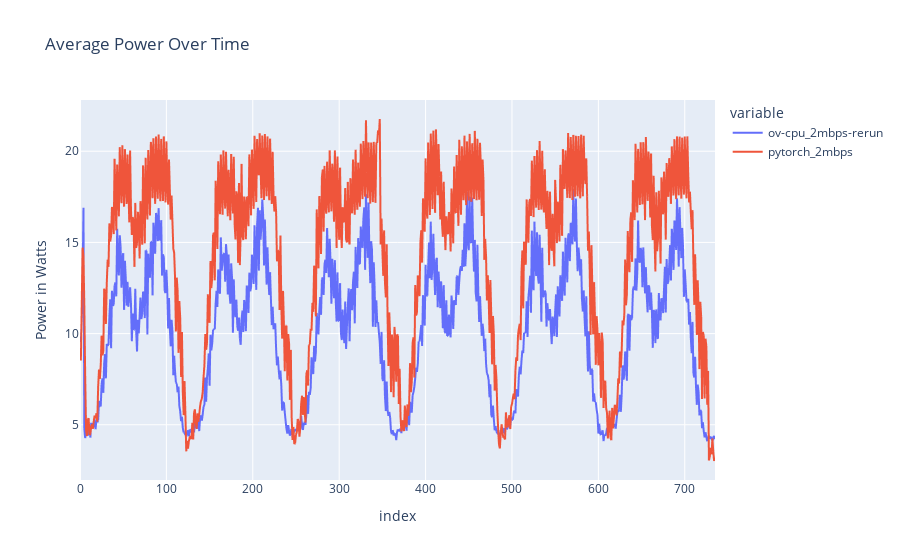
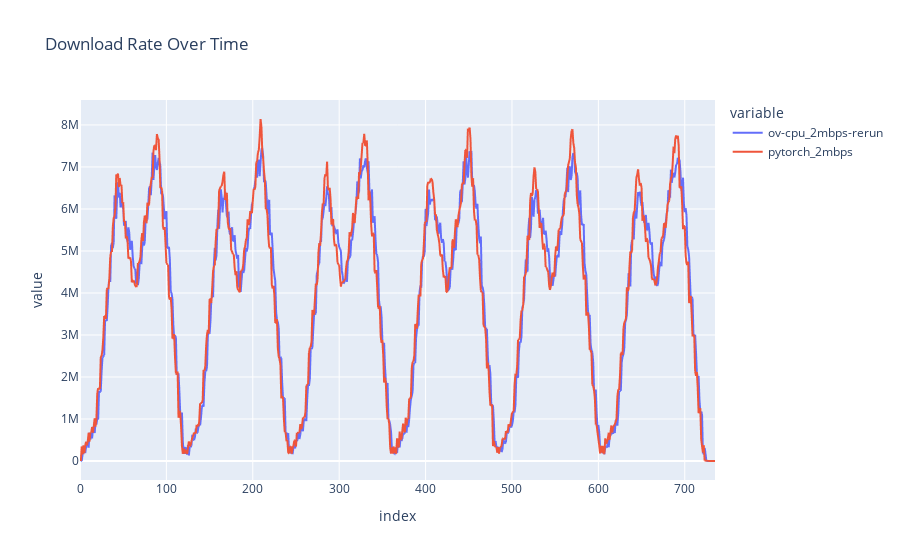
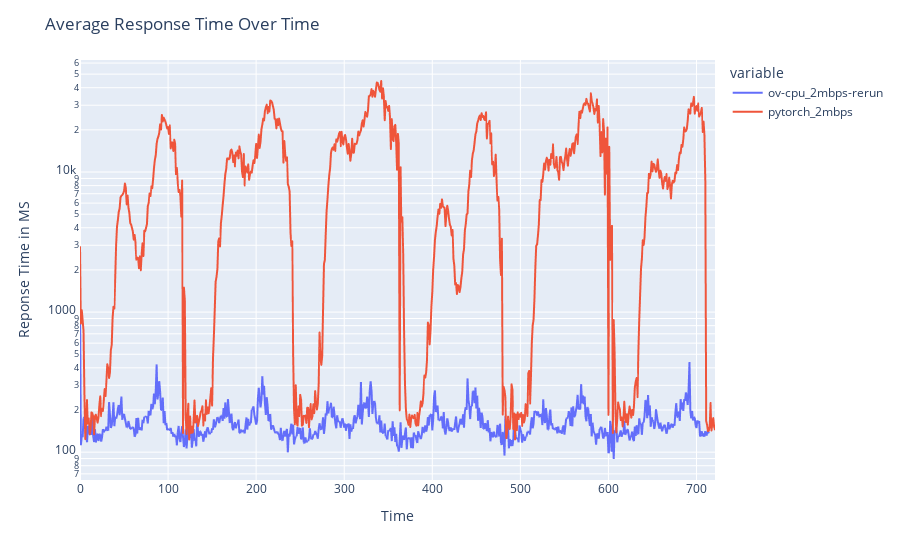

Write notebook code for charts like these, in order.
### Code cell
power_df = pd.DataFrame.from_dict(total_power)
fig_power = px.line(power_df, title='Average Power Over Time', labels={'value': 'Power in Watts'})
fig_power.show()

fig_download_rate = px.line(yolo_input_df,
                            title='Download Rate Over Time', labels={'yolo_input_rate': 'Download Rate'})
fig_download_rate.show()

queue_df = pd.DataFrame.from_dict(response_time)
fig = px.line(queue_df, x=queue_df.index, y=queue_df.columns)
fig.update_layout(title='Average Response Time Over Time', xaxis_title='Time', yaxis_title='Reponse Time in MS', yaxis_type='log')
fig.show()

### Figure 1 — Plotly figure (JSON) as saved in the notebook; plotly's stock layout.template omitted (floating-point values rounded to 4 significant figures; data arrays with more than 128 entries replaced by an {"elided": "..."} marker saying what was removed)
{"data": [{"hovertemplate": "variable=ov-cpu_2mbps-rerun<br>index=%{x}<br>Power in Watts=%{y}<extra></extra>", "legendgroup": "ov-cpu_2mbps-rerun", "line": {"color": "#636efa", "dash": "solid"}, "marker": {"symbol": "circle"}, "mode": "lines", "name": "ov-cpu_2mbps-rerun", "showlegend": true, "x": {"elided": "736 int values"}, "xaxis": "x", "y": {"elided": "736 float values"}, "yaxis": "y", "type": "scattergl"}, {"hovertemplate": "variable=pytorch_2mbps<br>index=%{x}<br>Power in Watts=%{y}<extra></extra>", "legendgroup": "pytorch_2mbps", "line": {"color": "#EF553B", "dash": "solid"}, "marker": {"symbol": "circle"}, "mode": "lines", "name": "pytorch_2mbps", "showlegend": true, "x": {"elided": "736 int values"}, "xaxis": "x", "y": {"elided": "736 float values"}, "yaxis": "y", "type": "scattergl"}], "layout": {"xaxis": {"anchor": "y", "domain": [0.0, 1.0], "title": {"text": "index"}}, "yaxis": {"anchor": "x", "domain": [0.0, 1.0], "title": {"text": "Power in Watts"}}, "legend": {"title": {"text": "variable"}, "tracegroupgap": 0}, "title": {"text": "Average Power Over Time"}}}

### Figure 2 — Plotly figure (JSON) as saved in the notebook; plotly's stock layout.template omitted (floating-point values rounded to 4 significant figures; data arrays with more than 128 entries replaced by an {"elided": "..."} marker saying what was removed)
{"data": [{"hovertemplate": "variable=ov-cpu_2mbps-rerun<br>index=%{x}<br>value=%{y}<extra></extra>", "legendgroup": "ov-cpu_2mbps-rerun", "line": {"color": "#636efa", "dash": "solid"}, "marker": {"symbol": "circle"}, "mode": "lines", "name": "ov-cpu_2mbps-rerun", "showlegend": true, "x": {"elided": "736 int values"}, "xaxis": "x", "y": {"elided": "736 float values"}, "yaxis": "y", "type": "scattergl"}, {"hovertemplate": "variable=pytorch_2mbps<br>index=%{x}<br>value=%{y}<extra></extra>", "legendgroup": "pytorch_2mbps", "line": {"color": "#EF553B", "dash": "solid"}, "marker": {"symbol": "circle"}, "mode": "lines", "name": "pytorch_2mbps", "showlegend": true, "x": {"elided": "736 int values"}, "xaxis": "x", "y": {"elided": "736 float values"}, "yaxis": "y", "type": "scattergl"}], "layout": {"xaxis": {"anchor": "y", "domain": [0.0, 1.0], "title": {"text": "index"}}, "yaxis": {"anchor": "x", "domain": [0.0, 1.0], "title": {"text": "value"}}, "legend": {"title": {"text": "variable"}, "tracegroupgap": 0}, "title": {"text": "Download Rate Over Time"}}}

### Figure 3 — Plotly figure (JSON) as saved in the notebook; plotly's stock layout.template omitted (floating-point values rounded to 4 significant figures; data arrays with more than 128 entries replaced by an {"elided": "..."} marker saying what was removed)
{"data": [{"hovertemplate": "variable=ov-cpu_2mbps-rerun<br>index=%{x}<br>value=%{y}<extra></extra>", "legendgroup": "ov-cpu_2mbps-rerun", "line": {"color": "#636efa", "dash": "solid"}, "marker": {"symbol": "circle"}, "mode": "lines", "name": "ov-cpu_2mbps-rerun", "showlegend": true, "x": {"elided": "722 int values"}, "xaxis": "x", "y": {"elided": "722 float values"}, "yaxis": "y", "type": "scattergl"}, {"hovertemplate": "variable=pytorch_2mbps<br>index=%{x}<br>value=%{y}<extra></extra>", "legendgroup": "pytorch_2mbps", "line": {"color": "#EF553B", "dash": "solid"}, "marker": {"symbol": "circle"}, "mode": "lines", "name": "pytorch_2mbps", "showlegend": true, "x": {"elided": "722 int values"}, "xaxis": "x", "y": {"elided": "722 float values"}, "yaxis": "y", "type": "scattergl"}], "layout": {"xaxis": {"anchor": "y", "domain": [0.0, 1.0], "title": {"text": "Time"}}, "yaxis": {"anchor": "x", "domain": [0.0, 1.0], "title": {"text": "Reponse Time in MS"}, "type": "log"}, "legend": {"title": {"text": "variable"}, "tracegroupgap": 0}, "margin": {"t": 60}, "title": {"text": "Average Response Time Over Time"}}}
